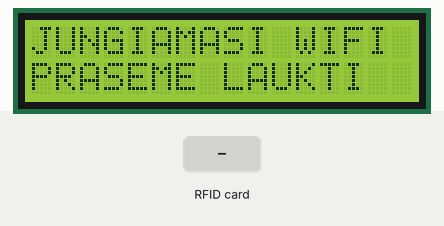
Simulated run of this sketch. Board: Arduino Uno R4 WiFi. Parts: 16×2 character LCD. Inputs (shaded band) come from the test bench. WiFi joins after 1.5 s; servers stay silent unless stated; uploads are accepted with an empty reply; what the sketch prints to the serial monitor is not drawn.

Above: at 1.0 s.
At 5.0 s:
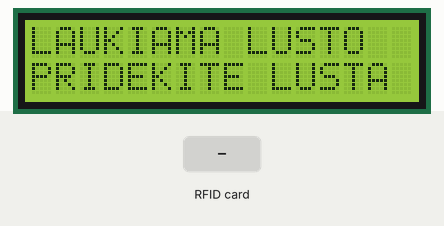
5.1 s: RFID card 5E 7A 19 C4 held to the reader
At 6.7 s:
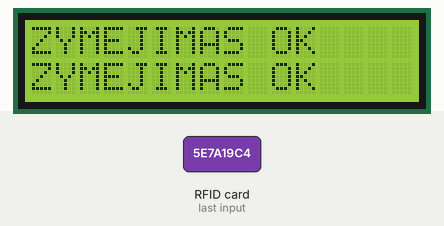
7.5 s: RFID card 5E 7A 19 C4 held to the reader
At 10.2 s:
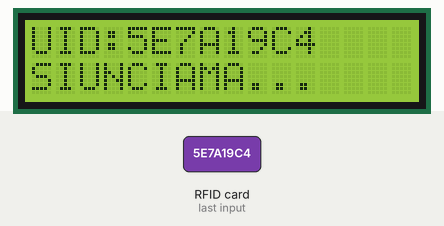
Timing chart, 0 to 11.7 s (numbered marks = the images above; inputs shaded):
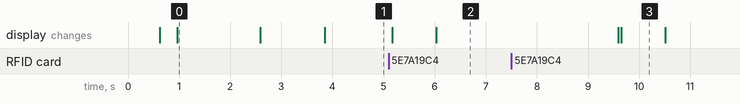

The sketch:

PamarioKlumpeClockTerminal.ino
```cpp
#include <Wire.h>
#include <LiquidCrystal_I2C.h>

#include <SPI.h>
#include <WiFiS3.h>

#include <MFRC522v2.h>
#include <MFRC522DriverSPI.h>
#include <MFRC522DriverPinSimple.h>
#include <MFRC522Debug.h>

#include "secrets.h"

const byte SELECT_PIN = 10;
const byte RESET_PIN = 9;
const unsigned long NORMAL_MESSAGE_MS = 3500UL;
const unsigned long UNASSIGNED_UID_MESSAGE_MS = 90000UL;

LiquidCrystal_I2C lcd(0x27, 16, 2);

MFRC522DriverPinSimple selectPin(SELECT_PIN);
const SPISettings readerSpiSettings(100000u, MSBFIRST, SPI_MODE0);
MFRC522DriverSPI driver(selectPin, SPI, readerSpiSettings);
MFRC522 tagReader(driver);

bool unassignedUidVisible = false;
unsigned long unassignedUidShownAt = 0;

void printLine(byte row, String text) {
  if (text.length() > 16) {
    text = text.substring(0, 16);
  }

  lcd.setCursor(0, row);
  lcd.print("                ");
  lcd.setCursor(0, row);
  lcd.print(text);
}

void showWaiting() {
  lcd.clear();
  printLine(0, "LAUKIAMA LUSTO");
  printLine(1, "PRIDEKITE LUSTA");
}

void resetTagReader() {
  pinMode(RESET_PIN, OUTPUT);
  digitalWrite(RESET_PIN, LOW);
  delay(30);

  // Release D9; the external 10k resistor pulls reset safely to 3.3V.
  pinMode(RESET_PIN, INPUT);
  delay(200);
}

void connectWiFi() {
  IPAddress noIp(0, 0, 0, 0);

  if (WiFi.status() == WL_CONNECTED && WiFi.localIP() != noIp) {
    return;
  }

  unassignedUidVisible = false;
  lcd.clear();
  printLine(0, "JUNGIAMASI WIFI");
  printLine(1, "PRASEME LAUKTI");

  Serial.print("Connecting to WiFi");

  while (WiFi.status() != WL_CONNECTED) {
    WiFi.begin(CLOCK_WIFI_SSID, CLOCK_WIFI_PASSWORD);
    unsigned long startedAt = millis();

    while (WiFi.status() != WL_CONNECTED && millis() - startedAt < 10000UL) {
      delay(500);
      Serial.print(".");
    }
  }

  Serial.println();
  Serial.println("WiFi connected.");
  Serial.println("Waiting for IP...");

  lcd.clear();
  printLine(0, "WIFI PRISIJUNGE");
  printLine(1, "LAUKIAMA IP");

  while (WiFi.localIP() == noIp) {
    delay(500);
  }

  Serial.print("IP address: ");
  Serial.println(WiFi.localIP());

  lcd.clear();
  printLine(0, "WIFI PARUOSTAS");
  printLine(1, WiFi.localIP().toString());
  delay(1200);
}

String getUid() {
  String uid = "";

  for (byte i = 0; i < tagReader.uid.size; i++) {
    if (tagReader.uid.uidByte[i] < 0x10) {
      uid += "0";
    }
    uid += String(tagReader.uid.uidByte[i], HEX);
  }

  uid.toUpperCase();
  return uid;
}

String jsonStringValue(const String &json, const char *key) {
  String keyMarker = String("\"") + key + "\"";
  int keyStart = json.indexOf(keyMarker);

  if (keyStart < 0) {
    return "";
  }

  int colon = json.indexOf(':', keyStart + keyMarker.length());
  int firstQuote = json.indexOf('"', colon + 1);

  if (colon < 0 || firstQuote < 0) {
    return "";
  }

  int lastQuote = json.indexOf('"', firstQuote + 1);

  if (lastQuote < 0) {
    return "";
  }

  return json.substring(firstQuote + 1, lastQuote);
}

bool jsonTrueValue(const String &json, const char *key) {
  String keyMarker = String("\"") + key + "\"";
  int keyStart = json.indexOf(keyMarker);

  if (keyStart < 0) {
    return false;
  }

  int colon = json.indexOf(':', keyStart + keyMarker.length());
  if (colon < 0) {
    return false;
  }

  String afterColon = json.substring(colon + 1);
  afterColon.trim();
  return afterColon.startsWith("true");
}

template <typename ClientType>
bool sendScanRequest(
  ClientType &client,
  const String &uid,
  int &statusCode,
  String &responseBody
) {
  statusCode = 0;
  responseBody = "";

  if (!client.connect(CLOCK_SERVER_HOST, CLOCK_SERVER_PORT)) {
    Serial.println("Could not connect to server.");
    return false;
  }

  String requestBody = String("{\"uid\":\"") + uid + "\"}";

  client.print("POST ");
  client.print(CLOCK_SERVER_PATH);
  client.println(" HTTP/1.1");

  client.print("Host: ");
  client.println(CLOCK_SERVER_HOST);
  client.println("Content-Type: application/json");

  client.print("X-Device-Key: ");
  client.println(CLOCK_DEVICE_KEY);

  client.print("Content-Length: ");
  client.println(requestBody.length());
  client.println("Connection: close");
  client.println();
  client.print(requestBody);
  client.setTimeout(6000);

  String statusLine = client.readStringUntil('\n');
  statusLine.trim();

  Serial.print("Server response: ");
  Serial.println(statusLine);

  if (statusLine.length() >= 12) {
    statusCode = statusLine.substring(9, 12).toInt();
  }

  while (client.connected()) {
    String header = client.readStringUntil('\n');
    if (header == "\r" || header.length() == 0) {
      break;
    }
  }

  unsigned long responseStartedAt = millis();
  while (millis() - responseStartedAt < 7000UL) {
    while (client.available()) {
      responseBody += (char)client.read();
    }

    if (!client.connected() && !client.available()) {
      break;
    }

    delay(10);
  }

  client.stop();

  Serial.print("Response body: ");
  Serial.println(responseBody);
  return true;
}

bool submitScan(const String &uid, int &statusCode, String &responseBody) {
  if (CLOCK_USE_HTTPS) {
    WiFiSSLClient client;
    return sendScanRequest(client, uid, statusCode, responseBody);
  }

  WiFiClient client;
  return sendScanRequest(client, uid, statusCode, responseBody);
}

bool showServerResult(int statusCode, const String &responseBody, const String &uid) {
  lcd.clear();

  if (statusCode == 200) {
    String worker = jsonStringValue(responseBody, "worker");
    String event = jsonStringValue(responseBody, "event");
    bool duplicate = jsonTrueValue(responseBody, "duplicate");

    printLine(0, worker.length() ? worker : "ZYMEJIMAS OK");

    if (duplicate) {
      printLine(1, "JAU PAZYMETA");
    } else if (event == "IN") {
      printLine(1, "ATVYKO");
    } else if (event == "OUT") {
      printLine(1, "ISVYKO");
    } else {
      printLine(1, "ZYMEJIMAS OK");
    }

    return false;
  }

  if (statusCode == 404) {
    printLine(0, "NEPRISK. LUSTAS");
    printLine(1, uid);
    return true;
  }

  if (statusCode == 401) {
    printLine(0, "RAKTO KLAIDA");
    printLine(1, "TIKRINK RAKTA");
    return false;
  }

  if (statusCode == 503) {
    printLine(0, "SERVERIS NEPAR.");
    printLine(1, "TIKRINK .ENV");
    return false;
  }

  printLine(0, "SERVERIO KLAIDA");
  printLine(1, "HTTP " + String(statusCode));
  return false;
}

void setup() {
  Serial.begin(115200);
  delay(500);

  Wire.begin();
  lcd.init();
  lcd.backlight();

  lcd.clear();
  printLine(0, "PAMARIO KLUMPE");
  printLine(1, "PALEIDZIAMA...");

  resetTagReader();
  tagReader.PCD_Init();

  Serial.println();
  Serial.println("Pamario Klumpe clock terminal");
  MFRC522Debug::PCD_DumpVersionToSerial(tagReader, Serial);

  connectWiFi();
  showWaiting();
}

void loop() {
  connectWiFi();

  if (unassignedUidVisible && millis() - unassignedUidShownAt >= UNASSIGNED_UID_MESSAGE_MS) {
    unassignedUidVisible = false;
    showWaiting();
  }

  if (!tagReader.PICC_IsNewCardPresent()) {
    delay(25);
    return;
  }

  unassignedUidVisible = false;

  if (!tagReader.PICC_ReadCardSerial()) {
    lcd.clear();
    printLine(0, "LUSTAS RASTAS");
    printLine(1, "SKAITYMO KLAIDA");
    delay(2000);
    showWaiting();
    return;
  }

  String uid = getUid();

  Serial.print("Tag UID: ");
  Serial.println(uid);

  lcd.clear();
  printLine(0, "UID:" + uid);
  printLine(1, "SIUNCIAMA...");
  delay(500);

  int statusCode = 0;
  String responseBody = "";
  bool connected = submitScan(uid, statusCode, responseBody);
  bool keepUnassignedUidVisible = false;

  if (!connected) {
    lcd.clear();
    printLine(0, "NERA RYSIO");
    printLine(1, "TIKRINK WIFI");
  } else {
    keepUnassignedUidVisible = showServerResult(statusCode, responseBody, uid);
  }

  tagReader.PICC_HaltA();
  tagReader.PCD_StopCrypto1();

  if (keepUnassignedUidVisible) {
    unassignedUidVisible = true;
    unassignedUidShownAt = millis();
    return;
  }

  delay(NORMAL_MESSAGE_MS);
  showWaiting();
}
```

secrets.example.h
```cpp
#pragma once

// Copy this file to secrets.h and enter the real values there.
// secrets.h is ignored by Git and must never be committed.

#define CLOCK_WIFI_SSID "YOUR_WIFI_NAME"
#define CLOCK_WIFI_PASSWORD "YOUR_WIFI_PASSWORD"

// Local test configuration:
#define CLOCK_SERVER_HOST "192.168.8.177"
#define CLOCK_DEVICE_KEY "PASTE_THE_SAME_KEY_USED_IN_DJANGO_ENV"
#define CLOCK_USE_HTTPS false
#define CLOCK_SERVER_PORT 8020
#define CLOCK_SERVER_PATH "/valdyti/api/clock/scan/"

// Restaurant/production configuration, for later:
// #define CLOCK_SERVER_HOST "valdyti.pamarioklumpe.lt"
// #define CLOCK_USE_HTTPS true
// #define CLOCK_SERVER_PORT 443
// #define CLOCK_SERVER_PATH "/api/clock/scan/"
```

Measured:
- after the input at 5.1 s, the display: first changes after 0.07 s (image 2 shows a later state)
- after the input at 7.5 s, the display: first differs from a run without the input after 2.1 s (image 3)
- what the display in image 0 shows lasts 1.6 s, from 1.0 s to 2.6 s
